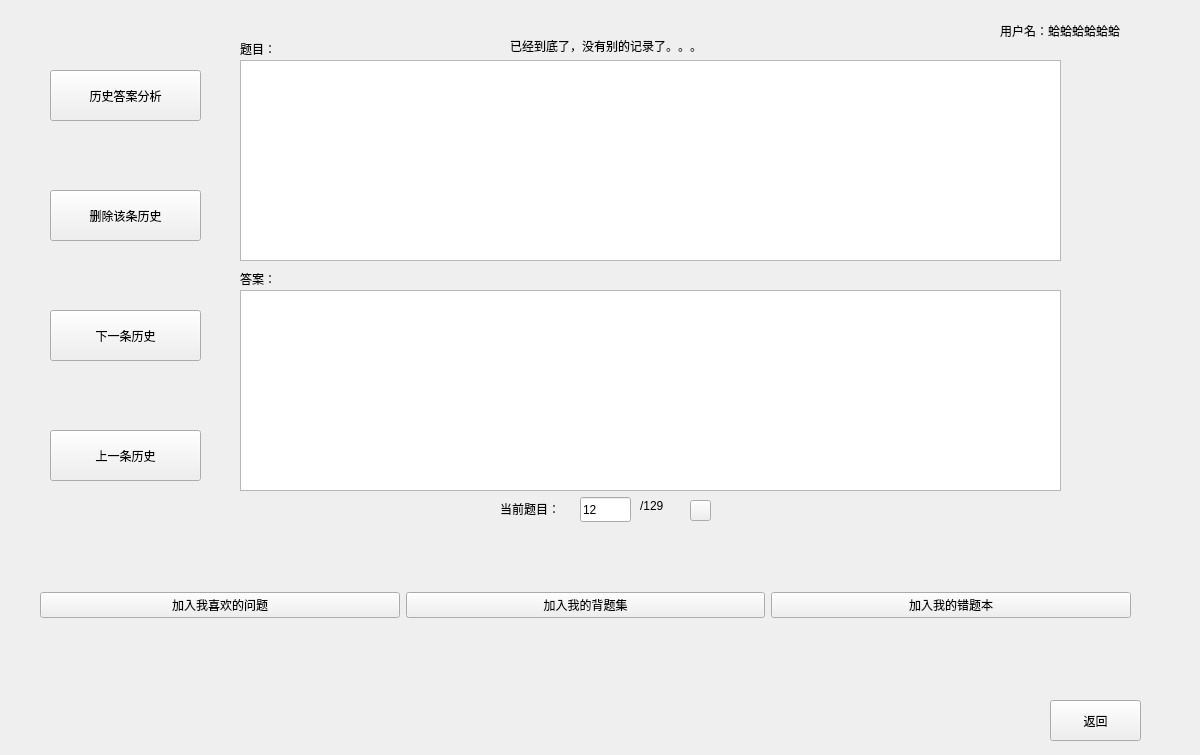
<?xml version="1.0" encoding="UTF-8"?>
<ui version="4.0">
 <class>HistoryForm</class>
 <widget class="QWidget" name="HistoryForm">
  <property name="geometry">
   <rect>
    <x>0</x>
    <y>0</y>
    <width>1200</width>
    <height>755</height>
   </rect>
  </property>
  <property name="windowTitle">
   <string>小航搜题</string>
  </property>
  <widget class="QWidget" name="horizontalLayoutWidget">
   <property name="geometry">
    <rect>
     <x>40</x>
     <y>520</y>
     <width>1091</width>
     <height>171</height>
    </rect>
   </property>
   <layout class="QHBoxLayout" name="horizontalLayoutForButtons">
    <item>
     <widget class="QPushButton" name="addToFavoriteQuestionButton">
      <property name="styleSheet">
       <string notr="true">font: 75 10pt &quot;Consolas&quot; rgb(241, 255, 235);</string>
      </property>
      <property name="text">
       <string>加入我喜欢的问题</string>
      </property>
     </widget>
    </item>
    <item>
     <widget class="QPushButton" name="addToReciteQuestionButton">
      <property name="styleSheet">
       <string notr="true">font: 75 10pt &quot;Consolas&quot; rgb(241, 255, 235);</string>
      </property>
      <property name="text">
       <string>加入我的背题集</string>
      </property>
     </widget>
    </item>
    <item>
     <widget class="QPushButton" name="addToWrongQuestionButton">
      <property name="styleSheet">
       <string notr="true">font: 75 10pt &quot;Consolas&quot; rgb(241, 255, 235);</string>
      </property>
      <property name="text">
       <string>加入我的错题本</string>
      </property>
     </widget>
    </item>
   </layout>
  </widget>
  <widget class="QPushButton" name="historyAnalyzeButton">
   <property name="geometry">
    <rect>
     <x>50</x>
     <y>70</y>
     <width>151</width>
     <height>51</height>
    </rect>
   </property>
   <property name="styleSheet">
    <string notr="true">font: 75 10pt &quot;Consolas&quot; rgb(241, 255, 235);</string>
   </property>
   <property name="text">
    <string>历史答案分析</string>
   </property>
  </widget>
  <widget class="QTextEdit" name="questionTextEdit">
   <property name="geometry">
    <rect>
     <x>240</x>
     <y>60</y>
     <width>821</width>
     <height>201</height>
    </rect>
   </property>
   <property name="styleSheet">
    <string notr="true">font: 75 10pt &quot;Consolas&quot; rgb(241, 255, 235);</string>
   </property>
   <property name="html">
    <string>&lt;!DOCTYPE HTML PUBLIC &quot;-//W3C//DTD HTML 4.0//EN&quot; &quot;http://www.w3.org/TR/REC-html40/strict.dtd&quot;&gt;
&lt;html&gt;&lt;head&gt;&lt;meta name=&quot;qrichtext&quot; content=&quot;1&quot; /&gt;&lt;style type=&quot;text/css&quot;&gt;
p, li { white-space: pre-wrap; }
&lt;/style&gt;&lt;/head&gt;&lt;body style=&quot; font-family:'Consolas'; font-size:10pt; font-weight:72; font-style:normal;&quot;&gt;
&lt;p style=&quot;-qt-paragraph-type:empty; margin-top:0px; margin-bottom:0px; margin-left:0px; margin-right:0px; -qt-block-indent:0; text-indent:0px;&quot;&gt;&lt;br /&gt;&lt;/p&gt;&lt;/body&gt;&lt;/html&gt;</string>
   </property>
  </widget>
  <widget class="QPushButton" name="nextQuestionButton">
   <property name="geometry">
    <rect>
     <x>50</x>
     <y>310</y>
     <width>151</width>
     <height>51</height>
    </rect>
   </property>
   <property name="styleSheet">
    <string notr="true">font: 75 10pt &quot;Consolas&quot; rgb(241, 255, 235);</string>
   </property>
   <property name="text">
    <string>下一条历史</string>
   </property>
  </widget>
  <widget class="QPushButton" name="clearCurrentQuestionButton">
   <property name="geometry">
    <rect>
     <x>50</x>
     <y>190</y>
     <width>151</width>
     <height>51</height>
    </rect>
   </property>
   <property name="styleSheet">
    <string notr="true">font: 75 10pt &quot;Consolas&quot; rgb(241, 255, 235);</string>
   </property>
   <property name="text">
    <string>删除该条历史</string>
   </property>
  </widget>
  <widget class="QPushButton" name="preQuestionButton">
   <property name="geometry">
    <rect>
     <x>50</x>
     <y>430</y>
     <width>151</width>
     <height>51</height>
    </rect>
   </property>
   <property name="styleSheet">
    <string notr="true">font: 75 10pt &quot;Consolas&quot; rgb(241, 255, 235);</string>
   </property>
   <property name="text">
    <string>上一条历史</string>
   </property>
  </widget>
  <widget class="QPushButton" name="goBackButton">
   <property name="geometry">
    <rect>
     <x>1050</x>
     <y>700</y>
     <width>91</width>
     <height>41</height>
    </rect>
   </property>
   <property name="styleSheet">
    <string notr="true">font: 75 10pt &quot;Consolas&quot; rgb(241, 255, 235);</string>
   </property>
   <property name="text">
    <string>返回</string>
   </property>
  </widget>
  <widget class="QLabel" name="userNamelabel">
   <property name="geometry">
    <rect>
     <x>1000</x>
     <y>10</y>
     <width>191</width>
     <height>41</height>
    </rect>
   </property>
   <property name="styleSheet">
    <string notr="true">font: 9pt &quot;Consolas&quot; rgb(255, 14, 30);</string>
   </property>
   <property name="text">
    <string>用户名：蛤蛤蛤蛤蛤蛤</string>
   </property>
  </widget>
  <widget class="QLabel" name="label">
   <property name="geometry">
    <rect>
     <x>580</x>
     <y>10</y>
     <width>161</width>
     <height>41</height>
    </rect>
   </property>
   <property name="text">
    <string/>
   </property>
  </widget>
  <widget class="QLabel" name="scheduleTipsLabel">
   <property name="geometry">
    <rect>
     <x>510</x>
     <y>30</y>
     <width>301</width>
     <height>31</height>
    </rect>
   </property>
   <property name="styleSheet">
    <string notr="true">font: 9pt &quot;Consolas&quot; rgb(255, 14, 30);</string>
   </property>
   <property name="text">
    <string>已经到底了，没有别的记录了。。。</string>
   </property>
  </widget>
  <widget class="QTextEdit" name="answerTextEdit">
   <property name="geometry">
    <rect>
     <x>240</x>
     <y>290</y>
     <width>821</width>
     <height>201</height>
    </rect>
   </property>
   <property name="styleSheet">
    <string notr="true">font: 75 10pt &quot;Consolas&quot; rgb(241, 255, 235);</string>
   </property>
   <property name="html">
    <string>&lt;!DOCTYPE HTML PUBLIC &quot;-//W3C//DTD HTML 4.0//EN&quot; &quot;http://www.w3.org/TR/REC-html40/strict.dtd&quot;&gt;
&lt;html&gt;&lt;head&gt;&lt;meta name=&quot;qrichtext&quot; content=&quot;1&quot; /&gt;&lt;style type=&quot;text/css&quot;&gt;
p, li { white-space: pre-wrap; }
&lt;/style&gt;&lt;/head&gt;&lt;body style=&quot; font-family:'Consolas'; font-size:10pt; font-weight:72; font-style:normal;&quot;&gt;
&lt;p style=&quot;-qt-paragraph-type:empty; margin-top:0px; margin-bottom:0px; margin-left:0px; margin-right:0px; -qt-block-indent:0; text-indent:0px;&quot;&gt;&lt;br /&gt;&lt;/p&gt;&lt;/body&gt;&lt;/html&gt;</string>
   </property>
  </widget>
  <widget class="QLabel" name="questionLabel">
   <property name="geometry">
    <rect>
     <x>240</x>
     <y>40</y>
     <width>81</width>
     <height>18</height>
    </rect>
   </property>
   <property name="styleSheet">
    <string notr="true">font: 75 10pt &quot;Consolas&quot; rgb(241, 255, 235);</string>
   </property>
   <property name="text">
    <string>题目：</string>
   </property>
  </widget>
  <widget class="QLabel" name="answerLabel">
   <property name="geometry">
    <rect>
     <x>240</x>
     <y>270</y>
     <width>81</width>
     <height>18</height>
    </rect>
   </property>
   <property name="styleSheet">
    <string notr="true">font: 75 10pt &quot;Consolas&quot; rgb(241, 255, 235);</string>
   </property>
   <property name="text">
    <string>答案：</string>
   </property>
  </widget>
  <widget class="QLabel" name="currentScheduleLabel">
   <property name="geometry">
    <rect>
     <x>500</x>
     <y>500</y>
     <width>91</width>
     <height>18</height>
    </rect>
   </property>
   <property name="styleSheet">
    <string notr="true">font: 9pt &quot;Consolas&quot; rgb(255, 14, 30);</string>
   </property>
   <property name="text">
    <string>当前题目：</string>
   </property>
  </widget>
  <widget class="QLineEdit" name="questionNumberlineEdit">
   <property name="geometry">
    <rect>
     <x>580</x>
     <y>497</y>
     <width>51</width>
     <height>25</height>
    </rect>
   </property>
   <property name="styleSheet">
    <string notr="true">font: 9pt &quot;Consolas&quot; rgb(255, 14, 30);</string>
   </property>
   <property name="text">
    <string>12</string>
   </property>
  </widget>
  <widget class="QLabel" name="totQuestionLabel">
   <property name="geometry">
    <rect>
     <x>640</x>
     <y>497</y>
     <width>41</width>
     <height>18</height>
    </rect>
   </property>
   <property name="styleSheet">
    <string notr="true">font: 9pt &quot;Consolas&quot; rgb(255, 14, 30);</string>
   </property>
   <property name="text">
    <string>/129</string>
   </property>
  </widget>
  <widget class="QPushButton" name="changeQuestionButton">
   <property name="geometry">
    <rect>
     <x>690</x>
     <y>500</y>
     <width>21</width>
     <height>21</height>
    </rect>
   </property>
   <property name="text">
    <string/>
   </property>
  </widget>
 </widget>
 <resources/>
 <connections/>
</ui>
